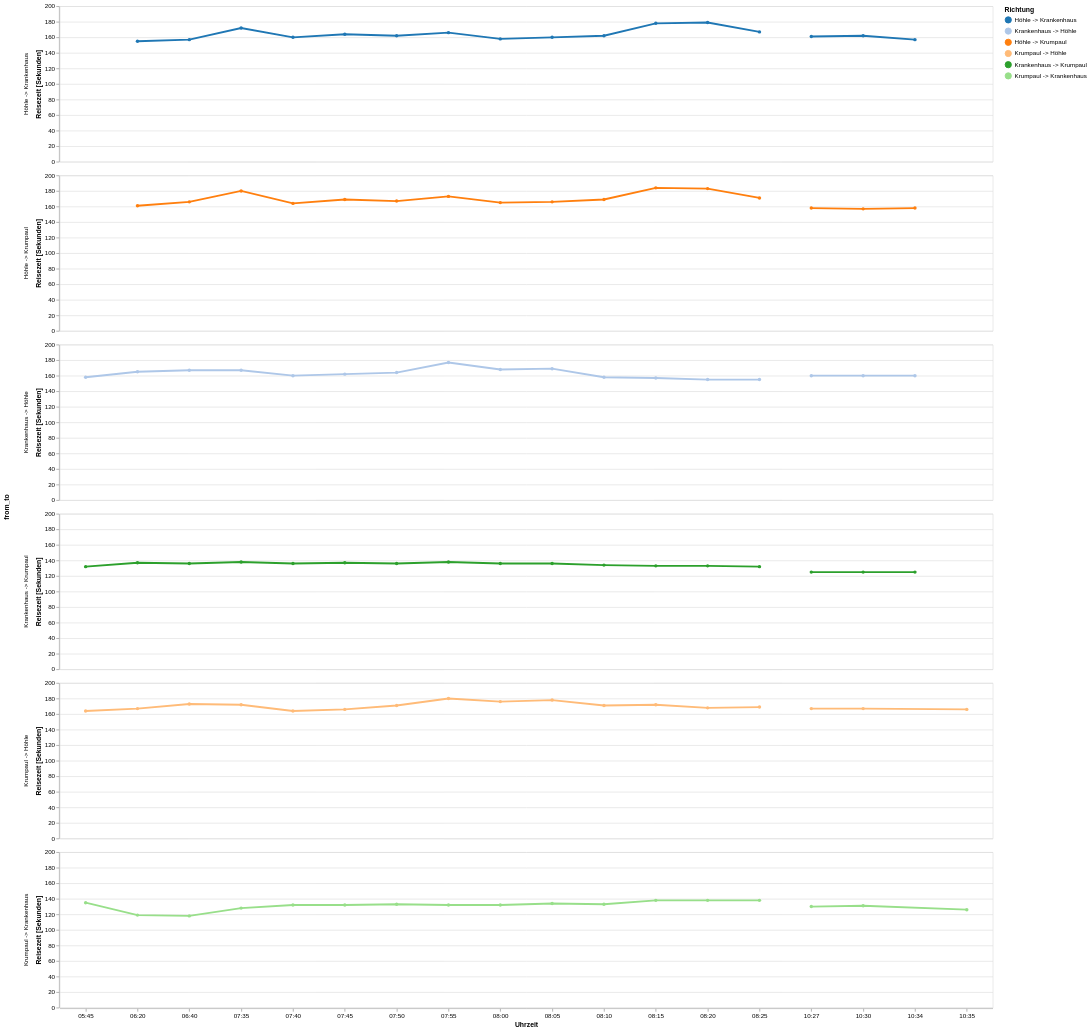

The notebook cell this image was saved under:
### Code cell
base = (
    alt.Chart(
        df  # type:ignore
    )
    .mark_line(strokeWidth=3, point=True)
    .encode(
        x=alt.X("hoursminutes(datetime):O").title("Uhrzeit"),
        detail=alt.Detail("monthdate(datetime):O"),
        color=alt.Color("from_to:N")
        .title("Richtung")
        .scale(
            domain=[
                "Höhle -> Krankenhaus",
                "Krankenhaus -> Höhle",
                "Höhle -> Krumpaul",
                "Krumpaul -> Höhle",
                "Krankenhaus -> Krumpaul",
                "Krumpaul -> Krankenhaus",
            ],
            range=[
                "#1F77B4",
                "#AEC7E8",
                "#FF7F0E",
                "#FFBB78",
                "#2CA02C",
                "#98DF8A",
            ],
        ),
    )
    .properties(width=1500, height=250)
)


# alt.layer(
#     base.encode(
#         y=alt.Y("duration_in_traffic_s:Q").title("Reisezeit [Sekunden]"),
#     ),
#     base.mark_line(strokeWidth=2, strokeDash=[2, 2]).encode(
#         y=alt.Y("duration_s:Q").title("Reisezeit [Sekunden]"),
#     ),
# )
alt.layer(
    base.encode(
        y=alt.Y("duration_in_traffic_s:Q").title("Reisezeit [Sekunden]"),
    ),
).facet(row="from_to:N")

### Figure 1 — Vega-Lite specification as saved in the notebook (floating-point values rounded to 4 significant figures)
{"config": {"view": {"continuousWidth": 300, "continuousHeight": 300}}, "data": {"name": "data-2908e3ba4bfc810948c70c5ec65a0895"}, "facet": {"row": {"field": "from_to", "type": "nominal"}}, "spec": {"layer": [{"mark": {"type": "line", "point": true, "strokeWidth": 3}, "encoding": {"color": {"field": "from_to", "scale": {"domain": ["Höhle -> Krankenhaus", "Krankenhaus -> Höhle", "Höhle -> Krumpaul", "Krumpaul -> Höhle", "Krankenhaus -> Krumpaul", "Krumpaul -> Krankenhaus"], "range": ["#1F77B4", "#AEC7E8", "#FF7F0E", "#FFBB78", "#2CA02C", "#98DF8A"]}, "title": "Richtung", "type": "nominal"}, "detail": {"field": "datetime", "timeUnit": "monthdate", "type": "ordinal"}, "x": {"field": "datetime", "timeUnit": "hoursminutes", "title": "Uhrzeit", "type": "ordinal"}, "y": {"field": "duration_in_traffic_s", "title": "Reisezeit [Sekunden]", "type": "quantitative"}}}], "height": 250, "width": 1500}, "$schema": "https://vega.github.io/schema/vega-lite/v5.16.3.json", "datasets": {"data-2908e3ba4bfc810948c70c5ec65a0895": [{"from_to": "Krankenhaus -> Höhle", "datetime": "2023-12-30T05:45:02.627101000", "delay_due_to_traffic_percent": -9.195, "delay_due_to_traffic_min": -0.2667, "duration_in_traffic_s": 158.0, "duration_s": 174.0}, {"from_to": "Krankenhaus -> Höhle", "datetime": "2023-12-30T06:20:02.157805000", "delay_due_to_traffic_percent": -5.172, "delay_due_to_traffic_min": -0.15, "duration_in_traffic_s": 165.0, "duration_s": 174.0}, {"from_to": "Krankenhaus -> Höhle", "datetime": "2023-12-30T06:40:02.072030000", "delay_due_to_traffic_percent": -4.023, "delay_due_to_traffic_min": -0.1167, "duration_in_traffic_s": 167.0, "duration_s": 174.0}, {"from_to": "Krankenhaus -> Höhle", "datetime": "2023-12-30T07:35:02.160848000", "delay_due_to_traffic_percent": -4.023, "delay_due_to_traffic_min": -0.1167, "duration_in_traffic_s": 167.0, "duration_s": 174.0}, {"from_to": "Krankenhaus -> Höhle", "datetime": "2023-12-30T07:40:02.345706000", "delay_due_to_traffic_percent": -8.046, "delay_due_to_traffic_min": -0.2333, "duration_in_traffic_s": 160.0, "duration_s": 174.0}, {"from_to": "Krankenhaus -> Höhle", "datetime": "2023-12-30T07:45:02.471248000", "delay_due_to_traffic_percent": -6.897, "delay_due_to_traffic_min": -0.2, "duration_in_traffic_s": 162.0, "duration_s": 174.0}, {"from_to": "Krankenhaus -> Höhle", "datetime": "2023-12-30T07:50:01.979703000", "delay_due_to_traffic_percent": -5.747, "delay_due_to_traffic_min": -0.1667, "duration_in_traffic_s": 164.0, "duration_s": 174.0}, {"from_to": "Krankenhaus -> Höhle", "datetime": "2023-12-30T07:55:01.915344000", "delay_due_to_traffic_percent": 1.724, "delay_due_to_traffic_min": 0.05, "duration_in_traffic_s": 177.0, "duration_s": 174.0}, {"from_to": "Krankenhaus -> Höhle", "datetime": "2023-12-30T08:00:01.632412000", "delay_due_to_traffic_percent": -3.448, "delay_due_to_traffic_min": -0.1, "duration_in_traffic_s": 168.0, "duration_s": 174.0}, {"from_to": "Krankenhaus -> Höhle", "datetime": "2023-12-30T08:05:02.472464000", "delay_due_to_traffic_percent": -2.874, "delay_due_to_traffic_min": -0.08333, "duration_in_traffic_s": 169.0, "duration_s": 174.0}, {"from_to": "Krankenhaus -> Höhle", "datetime": "2023-12-30T08:10:43.260861000", "delay_due_to_traffic_percent": -9.195, "delay_due_to_traffic_min": -0.2667, "duration_in_traffic_s": 158.0, "duration_s": 174.0}, {"from_to": "Krankenhaus -> Höhle", "datetime": "2023-12-30T08:15:02.194915000", "delay_due_to_traffic_percent": -9.77, "delay_due_to_traffic_min": -0.2833, "duration_in_traffic_s": 157.0, "duration_s": 174.0}, {"from_to": "Krankenhaus -> Höhle", "datetime": "2023-12-30T08:20:02.329337000", "delay_due_to_traffic_percent": -10.92, "delay_due_to_traffic_min": -0.3167, "duration_in_traffic_s": 155.0, "duration_s": 174.0}, {"from_to": "Krankenhaus -> Höhle", "datetime": "2023-12-30T08:25:45.572406000", "delay_due_to_traffic_percent": -10.92, "delay_due_to_traffic_min": -0.3167, "duration_in_traffic_s": 155.0, "duration_s": 174.0}, {"from_to": "Krankenhaus -> Höhle", "datetime": "2024-01-07T10:27:38.163157000", "delay_due_to_traffic_percent": -9.091, "delay_due_to_traffic_min": -0.2667, "duration_in_traffic_s": 160.0, "duration_s": 176.0}, {"from_to": "Krankenhaus -> Höhle", "datetime": "2024-01-07T10:30:07.199369000", "delay_due_to_traffic_percent": -9.091, "delay_due_to_traffic_min": -0.2667, "duration_in_traffic_s": 160.0, "duration_s": 176.0}, {"from_to": "Krankenhaus -> Höhle", "datetime": "2024-01-07T10:34:59.926759000", "delay_due_to_traffic_percent": -9.091, "delay_due_to_traffic_min": -0.2667, "duration_in_traffic_s": 160.0, "duration_s": 176.0}, {"from_to": "Krankenhaus -> Krumpaul", "datetime": "2023-12-30T05:45:02.627101000", "delay_due_to_traffic_percent": -7.692, "delay_due_to_traffic_min": -0.1833, "duration_in_traffic_s": 132.0, "duration_s": 143.0}, {"from_to": "Krankenhaus -> Krumpaul", "datetime": "2023-12-30T06:20:02.157805000", "delay_due_to_traffic_percent": -4.196, "delay_due_to_traffic_min": -0.1, "duration_in_traffic_s": 137.0, "duration_s": 143.0}, {"from_to": "Krankenhaus -> Krumpaul", "datetime": "2023-12-30T06:40:02.072030000", "delay_due_to_traffic_percent": -4.895, "delay_due_to_traffic_min": -0.1167, "duration_in_traffic_s": 136.0, "duration_s": 143.0}, {"from_to": "Krankenhaus -> Krumpaul", "datetime": "2023-12-30T07:35:02.160848000", "delay_due_to_traffic_percent": -3.497, "delay_due_to_traffic_min": -0.08333, "duration_in_traffic_s": 138.0, "duration_s": 143.0}, {"from_to": "Krankenhaus -> Krumpaul", "datetime": "2023-12-30T07:40:02.345706000", "delay_due_to_traffic_percent": -4.895, "delay_due_to_traffic_min": -0.1167, "duration_in_traffic_s": 136.0, "duration_s": 143.0}, {"from_to": "Krankenhaus -> Krumpaul", "datetime": "2023-12-30T07:45:02.471248000", "delay_due_to_traffic_percent": -4.196, "delay_due_to_traffic_min": -0.1, "duration_in_traffic_s": 137.0, "duration_s": 143.0}, {"from_to": "Krankenhaus -> Krumpaul", "datetime": "2023-12-30T07:50:01.979703000", "delay_due_to_traffic_percent": -4.895, "delay_due_to_traffic_min": -0.1167, "duration_in_traffic_s": 136.0, "duration_s": 143.0}, {"from_to": "Krankenhaus -> Krumpaul", "datetime": "2023-12-30T07:55:01.915344000", "delay_due_to_traffic_percent": -3.497, "delay_due_to_traffic_min": -0.08333, "duration_in_traffic_s": 138.0, "duration_s": 143.0}, {"from_to": "Krankenhaus -> Krumpaul", "datetime": "2023-12-30T08:00:01.632412000", "delay_due_to_traffic_percent": -4.895, "delay_due_to_traffic_min": -0.1167, "duration_in_traffic_s": 136.0, "duration_s": 143.0}, {"from_to": "Krankenhaus -> Krumpaul", "datetime": "2023-12-30T08:05:02.472464000", "delay_due_to_traffic_percent": -4.895, "delay_due_to_traffic_min": -0.1167, "duration_in_traffic_s": 136.0, "duration_s": 143.0}, {"from_to": "Krankenhaus -> Krumpaul", "datetime": "2023-12-30T08:10:43.260861000", "delay_due_to_traffic_percent": -6.294, "delay_due_to_traffic_min": -0.15, "duration_in_traffic_s": 134.0, "duration_s": 143.0}, {"from_to": "Krankenhaus -> Krumpaul", "datetime": "2023-12-30T08:15:02.194915000", "delay_due_to_traffic_percent": -6.993, "delay_due_to_traffic_min": -0.1667, "duration_in_traffic_s": 133.0, "duration_s": 143.0}, {"from_to": "Krankenhaus -> Krumpaul", "datetime": "2023-12-30T08:20:02.329337000", "delay_due_to_traffic_percent": -6.993, "delay_due_to_traffic_min": -0.1667, "duration_in_traffic_s": 133.0, "duration_s": 143.0}, {"from_to": "Krankenhaus -> Krumpaul", "datetime": "2023-12-30T08:25:45.572406000", "delay_due_to_traffic_percent": -7.692, "delay_due_to_traffic_min": -0.1833, "duration_in_traffic_s": 132.0, "duration_s": 143.0}, {"from_to": "Krankenhaus -> Krumpaul", "datetime": "2024-01-07T10:27:38.163157000", "delay_due_to_traffic_percent": -13.79, "delay_due_to_traffic_min": -0.3333, "duration_in_traffic_s": 125.0, "duration_s": 145.0}, {"from_to": "Krankenhaus -> Krumpaul", "datetime": "2024-01-07T10:30:07.199369000", "delay_due_to_traffic_percent": -13.79, "delay_due_to_traffic_min": -0.3333, "duration_in_traffic_s": 125.0, "duration_s": 145.0}, {"from_to": "Krankenhaus -> Krumpaul", "datetime": "2024-01-07T10:34:59.926759000", "delay_due_to_traffic_percent": -13.79, "delay_due_to_traffic_min": -0.3333, "duration_in_traffic_s": 125.0, "duration_s": 145.0}, {"from_to": "Krumpaul -> Höhle", "datetime": "2023-12-30T05:45:02.627101000", "delay_due_to_traffic_percent": -9.89, "delay_due_to_traffic_min": -0.3, "duration_in_traffic_s": 164.0, "duration_s": 182.0}, {"from_to": "Krumpaul -> Höhle", "datetime": "2023-12-30T06:20:02.157805000", "delay_due_to_traffic_percent": -8.242, "delay_due_to_traffic_min": -0.25, "duration_in_traffic_s": 167.0, "duration_s": 182.0}, {"from_to": "Krumpaul -> Höhle", "datetime": "2023-12-30T06:40:02.072030000", "delay_due_to_traffic_percent": -4.945, "delay_due_to_traffic_min": -0.15, "duration_in_traffic_s": 173.0, "duration_s": 182.0}, {"from_to": "Krumpaul -> Höhle", "datetime": "2023-12-30T07:35:02.160848000", "delay_due_to_traffic_percent": -5.495, "delay_due_to_traffic_min": -0.1667, "duration_in_traffic_s": 172.0, "duration_s": 182.0}, {"from_to": "Krumpaul -> Höhle", "datetime": "2023-12-30T07:40:02.345706000", "delay_due_to_traffic_percent": -9.89, "delay_due_to_traffic_min": -0.3, "duration_in_traffic_s": 164.0, "duration_s": 182.0}, {"from_to": "Krumpaul -> Höhle", "datetime": "2023-12-30T07:45:02.471248000", "delay_due_to_traffic_percent": -8.791, "delay_due_to_traffic_min": -0.2667, "duration_in_traffic_s": 166.0, "duration_s": 182.0}, {"from_to": "Krumpaul -> Höhle", "datetime": "2023-12-30T07:50:01.979703000", "delay_due_to_traffic_percent": -6.044, "delay_due_to_traffic_min": -0.1833, "duration_in_traffic_s": 171.0, "duration_s": 182.0}, {"from_to": "Krumpaul -> Höhle", "datetime": "2023-12-30T07:55:01.915344000", "delay_due_to_traffic_percent": -1.099, "delay_due_to_traffic_min": -0.03333, "duration_in_traffic_s": 180.0, "duration_s": 182.0}, {"from_to": "Krumpaul -> Höhle", "datetime": "2023-12-30T08:00:01.632412000", "delay_due_to_traffic_percent": -3.297, "delay_due_to_traffic_min": -0.1, "duration_in_traffic_s": 176.0, "duration_s": 182.0}, {"from_to": "Krumpaul -> Höhle", "datetime": "2023-12-30T08:05:02.472464000", "delay_due_to_traffic_percent": -2.198, "delay_due_to_traffic_min": -0.06667, "duration_in_traffic_s": 178.0, "duration_s": 182.0}, {"from_to": "Krumpaul -> Höhle", "datetime": "2023-12-30T08:10:43.260861000", "delay_due_to_traffic_percent": -6.044, "delay_due_to_traffic_min": -0.1833, "duration_in_traffic_s": 171.0, "duration_s": 182.0}, {"from_to": "Krumpaul -> Höhle", "datetime": "2023-12-30T08:15:02.194915000", "delay_due_to_traffic_percent": -5.495, "delay_due_to_traffic_min": -0.1667, "duration_in_traffic_s": 172.0, "duration_s": 182.0}, {"from_to": "Krumpaul -> Höhle", "datetime": "2023-12-30T08:20:02.329337000", "delay_due_to_traffic_percent": -7.692, "delay_due_to_traffic_min": -0.2333, "duration_in_traffic_s": 168.0, "duration_s": 182.0}, {"from_to": "Krumpaul -> Höhle", "datetime": "2023-12-30T08:25:45.572406000", "delay_due_to_traffic_percent": -7.143, "delay_due_to_traffic_min": -0.2167, "duration_in_traffic_s": 169.0, "duration_s": 182.0}, {"from_to": "Krumpaul -> Höhle", "datetime": "2024-01-07T10:27:38.163157000", "delay_due_to_traffic_percent": -8.743, "delay_due_to_traffic_min": -0.2667, "duration_in_traffic_s": 167.0, "duration_s": 183.0}, {"from_to": "Krumpaul -> Höhle", "datetime": "2024-01-07T10:30:07.359426000", "delay_due_to_traffic_percent": -8.743, "delay_due_to_traffic_min": -0.2667, "duration_in_traffic_s": 167.0, "duration_s": 183.0}, {"from_to": "Krumpaul -> Höhle", "datetime": "2024-01-07T10:35:00.084289000", "delay_due_to_traffic_percent": -9.29, "delay_due_to_traffic_min": -0.2833, "duration_in_traffic_s": 166.0, "duration_s": 183.0}, {"from_to": "Krumpaul -> Krankenhaus", "datetime": "2023-12-30T05:45:02.627101000", "delay_due_to_traffic_percent": -6.897, "delay_due_to_traffic_min": -0.1667, "duration_in_traffic_s": 135.0, "duration_s": 145.0}, {"from_to": "Krumpaul -> Krankenhaus", "datetime": "2023-12-30T06:20:02.157805000", "delay_due_to_traffic_percent": -17.93, "delay_due_to_traffic_min": -0.4333, "duration_in_traffic_s": 119.0, "duration_s": 145.0}, {"from_to": "Krumpaul -> Krankenhaus", "datetime": "2023-12-30T06:40:02.072030000", "delay_due_to_traffic_percent": -18.62, "delay_due_to_traffic_min": -0.45, "duration_in_traffic_s": 118.0, "duration_s": 145.0}, {"from_to": "Krumpaul -> Krankenhaus", "datetime": "2023-12-30T07:35:02.160848000", "delay_due_to_traffic_percent": -11.72, "delay_due_to_traffic_min": -0.2833, "duration_in_traffic_s": 128.0, "duration_s": 145.0}, {"from_to": "Krumpaul -> Krankenhaus", "datetime": "2023-12-30T07:40:02.345706000", "delay_due_to_traffic_percent": -8.966, "delay_due_to_traffic_min": -0.2167, "duration_in_traffic_s": 132.0, "duration_s": 145.0}, {"from_to": "Krumpaul -> Krankenhaus", "datetime": "2023-12-30T07:45:02.471248000", "delay_due_to_traffic_percent": -8.966, "delay_due_to_traffic_min": -0.2167, "duration_in_traffic_s": 132.0, "duration_s": 145.0}, {"from_to": "Krumpaul -> Krankenhaus", "datetime": "2023-12-30T07:50:01.979703000", "delay_due_to_traffic_percent": -8.276, "delay_due_to_traffic_min": -0.2, "duration_in_traffic_s": 133.0, "duration_s": 145.0}, {"from_to": "Krumpaul -> Krankenhaus", "datetime": "2023-12-30T07:55:01.915344000", "delay_due_to_traffic_percent": -8.966, "delay_due_to_traffic_min": -0.2167, "duration_in_traffic_s": 132.0, "duration_s": 145.0}, {"from_to": "Krumpaul -> Krankenhaus", "datetime": "2023-12-30T08:00:01.632412000", "delay_due_to_traffic_percent": -8.966, "delay_due_to_traffic_min": -0.2167, "duration_in_traffic_s": 132.0, "duration_s": 145.0}, {"from_to": "Krumpaul -> Krankenhaus", "datetime": "2023-12-30T08:05:02.472464000", "delay_due_to_traffic_percent": -7.586, "delay_due_to_traffic_min": -0.1833, "duration_in_traffic_s": 134.0, "duration_s": 145.0}, {"from_to": "Krumpaul -> Krankenhaus", "datetime": "2023-12-30T08:10:43.260861000", "delay_due_to_traffic_percent": -8.276, "delay_due_to_traffic_min": -0.2, "duration_in_traffic_s": 133.0, "duration_s": 145.0}, {"from_to": "Krumpaul -> Krankenhaus", "datetime": "2023-12-30T08:15:02.194915000", "delay_due_to_traffic_percent": -4.828, "delay_due_to_traffic_min": -0.1167, "duration_in_traffic_s": 138.0, "duration_s": 145.0}, {"from_to": "Krumpaul -> Krankenhaus", "datetime": "2023-12-30T08:20:02.329337000", "delay_due_to_traffic_percent": -4.828, "delay_due_to_traffic_min": -0.1167, "duration_in_traffic_s": 138.0, "duration_s": 145.0}, {"from_to": "Krumpaul -> Krankenhaus", "datetime": "2023-12-30T08:25:45.572406000", "delay_due_to_traffic_percent": -4.828, "delay_due_to_traffic_min": -0.1167, "duration_in_traffic_s": 138.0, "duration_s": 145.0}, {"from_to": "Krumpaul -> Krankenhaus", "datetime": "2024-01-07T10:27:38.163157000", "delay_due_to_traffic_percent": -11.56, "delay_due_to_traffic_min": -0.2833, "duration_in_traffic_s": 130.0, "duration_s": 147.0}, {"from_to": "Krumpaul -> Krankenhaus", "datetime": "2024-01-07T10:30:07.359426000", "delay_due_to_traffic_percent": -10.88, "delay_due_to_traffic_min": -0.2667, "duration_in_traffic_s": 131.0, "duration_s": 147.0}, {"from_to": "Krumpaul -> Krankenhaus", "datetime": "2024-01-07T10:35:00.084289000", "delay_due_to_traffic_percent": -14.29, "delay_due_to_traffic_min": -0.35, "duration_in_traffic_s": 126.0, "duration_s": 147.0}, {"from_to": "Höhle -> Krankenhaus", "datetime": "2023-12-30T06:20:02.157805000", "delay_due_to_traffic_percent": -14.84, "delay_due_to_traffic_min": -0.45, "duration_in_traffic_s": 155.0, "duration_s": 182.0}, {"from_to": "Höhle -> Krankenhaus", "datetime": "2023-12-30T06:40:02.072030000", "delay_due_to_traffic_percent": -13.74, "delay_due_to_traffic_min": -0.4167, "duration_in_traffic_s": 157.0, "duration_s": 182.0}, {"from_to": "Höhle -> Krankenhaus", "datetime": "2023-12-30T07:35:02.160848000", "delay_due_to_traffic_percent": -5.495, "delay_due_to_traffic_min": -0.1667, "duration_in_traffic_s": 172.0, "duration_s": 182.0}, {"from_to": "Höhle -> Krankenhaus", "datetime": "2023-12-30T07:40:02.345706000", "delay_due_to_traffic_percent": -12.09, "delay_due_to_traffic_min": -0.3667, "duration_in_traffic_s": 160.0, "duration_s": 182.0}, {"from_to": "Höhle -> Krankenhaus", "datetime": "2023-12-30T07:45:02.471248000", "delay_due_to_traffic_percent": -9.89, "delay_due_to_traffic_min": -0.3, "duration_in_traffic_s": 164.0, "duration_s": 182.0}, {"from_to": "Höhle -> Krankenhaus", "datetime": "2023-12-30T07:50:01.979703000", "delay_due_to_traffic_percent": -10.99, "delay_due_to_traffic_min": -0.3333, "duration_in_traffic_s": 162.0, "duration_s": 182.0}, {"from_to": "Höhle -> Krankenhaus", "datetime": "2023-12-30T07:55:01.915344000", "delay_due_to_traffic_percent": -8.791, "delay_due_to_traffic_min": -0.2667, "duration_in_traffic_s": 166.0, "duration_s": 182.0}, {"from_to": "Höhle -> Krankenhaus", "datetime": "2023-12-30T08:00:01.632412000", "delay_due_to_traffic_percent": -13.19, "delay_due_to_traffic_min": -0.4, "duration_in_traffic_s": 158.0, "duration_s": 182.0}, {"from_to": "Höhle -> Krankenhaus", "datetime": "2023-12-30T08:05:02.472464000", "delay_due_to_traffic_percent": -12.09, "delay_due_to_traffic_min": -0.3667, "duration_in_traffic_s": 160.0, "duration_s": 182.0}, {"from_to": "Höhle -> Krankenhaus", "datetime": "2023-12-30T08:10:43.260861000", "delay_due_to_traffic_percent": -10.99, "delay_due_to_traffic_min": -0.3333, "duration_in_traffic_s": 162.0, "duration_s": 182.0}, {"from_to": "Höhle -> Krankenhaus", "datetime": "2023-12-30T08:15:02.194915000", "delay_due_to_traffic_percent": -2.198, "delay_due_to_traffic_min": -0.06667, "duration_in_traffic_s": 178.0, "duration_s": 182.0}, {"from_to": "Höhle -> Krankenhaus", "datetime": "2023-12-30T08:20:02.329337000", "delay_due_to_traffic_percent": -1.648, "delay_due_to_traffic_min": -0.05, "duration_in_traffic_s": 179.0, "duration_s": 182.0}, {"from_to": "Höhle -> Krankenhaus", "datetime": "2023-12-30T08:25:45.572406000", "delay_due_to_traffic_percent": -8.242, "delay_due_to_traffic_min": -0.25, "duration_in_traffic_s": 167.0, "duration_s": 182.0}, {"from_to": "Höhle -> Krankenhaus", "datetime": "2024-01-07T10:27:38.163157000", "delay_due_to_traffic_percent": -12.02, "delay_due_to_traffic_min": -0.3667, "duration_in_traffic_s": 161.0, "duration_s": 183.0}, {"from_to": "Höhle -> Krankenhaus", "datetime": "2024-01-07T10:30:07.002887000", "delay_due_to_traffic_percent": -11.48, "delay_due_to_traffic_min": -0.35, "duration_in_traffic_s": 162.0, "duration_s": 183.0}, {"from_to": "Höhle -> Krankenhaus", "datetime": "2024-01-07T10:34:59.799380000", "delay_due_to_traffic_percent": -14.21, "delay_due_to_traffic_min": -0.4333, "duration_in_traffic_s": 157.0, "duration_s": 183.0}, {"from_to": "Höhle -> Krumpaul", "datetime": "2023-12-30T06:20:02.157805000", "delay_due_to_traffic_percent": -10.56, "delay_due_to_traffic_min": -0.3167, "duration_in_traffic_s": 161.0, "duration_s": 180.0}, {"from_to": "Höhle -> Krumpaul", "datetime": "2023-12-30T06:40:02.072030000", "delay_due_to_traffic_percent": -7.778, "delay_due_to_traffic_min": -0.2333, "duration_in_traffic_s": 166.0, "duration_s": 180.0}, {"from_to": "Höhle -> Krumpaul", "datetime": "2023-12-30T07:35:02.160848000", "delay_due_to_traffic_percent": 0.0, "delay_due_to_traffic_min": 0.0, "duration_in_traffic_s": 180.0, "duration_s": 180.0}, {"from_to": "Höhle -> Krumpaul", "datetime": "2023-12-30T07:40:02.345706000", "delay_due_to_traffic_percent": -8.889, "delay_due_to_traffic_min": -0.2667, "duration_in_traffic_s": 164.0, "duration_s": 180.0}, {"from_to": "Höhle -> Krumpaul", "datetime": "2023-12-30T07:45:02.471248000", "delay_due_to_traffic_percent": -6.111, "delay_due_to_traffic_min": -0.1833, "duration_in_traffic_s": 169.0, "duration_s": 180.0}, {"from_to": "Höhle -> Krumpaul", "datetime": "2023-12-30T07:50:01.979703000", "delay_due_to_traffic_percent": -7.222, "delay_due_to_traffic_min": -0.2167, "duration_in_traffic_s": 167.0, "duration_s": 180.0}, {"from_to": "Höhle -> Krumpaul", "datetime": "2023-12-30T07:55:01.915344000", "delay_due_to_traffic_percent": -3.889, "delay_due_to_traffic_min": -0.1167, "duration_in_traffic_s": 173.0, "duration_s": 180.0}, {"from_to": "Höhle -> Krumpaul", "datetime": "2023-12-30T08:00:01.632412000", "delay_due_to_traffic_percent": -8.333, "delay_due_to_traffic_min": -0.25, "duration_in_traffic_s": 165.0, "duration_s": 180.0}, {"from_to": "Höhle -> Krumpaul", "datetime": "2023-12-30T08:05:02.472464000", "delay_due_to_traffic_percent": -7.778, "delay_due_to_traffic_min": -0.2333, "duration_in_traffic_s": 166.0, "duration_s": 180.0}, {"from_to": "Höhle -> Krumpaul", "datetime": "2023-12-30T08:10:43.260861000", "delay_due_to_traffic_percent": -6.111, "delay_due_to_traffic_min": -0.1833, "duration_in_traffic_s": 169.0, "duration_s": 180.0}, {"from_to": "Höhle -> Krumpaul", "datetime": "2023-12-30T08:15:02.194915000", "delay_due_to_traffic_percent": 2.222, "delay_due_to_traffic_min": 0.06667, "duration_in_traffic_s": 184.0, "duration_s": 180.0}, {"from_to": "Höhle -> Krumpaul", "datetime": "2023-12-30T08:20:02.329337000", "delay_due_to_traffic_percent": 1.667, "delay_due_to_traffic_min": 0.05, "duration_in_traffic_s": 183.0, "duration_s": 180.0}, {"from_to": "Höhle -> Krumpaul", "datetime": "2023-12-30T08:25:45.572406000", "delay_due_to_traffic_percent": -5.0, "delay_due_to_traffic_min": -0.15, "duration_in_traffic_s": 171.0, "duration_s": 180.0}, {"from_to": "Höhle -> Krumpaul", "datetime": "2024-01-07T10:27:38.163157000", "delay_due_to_traffic_percent": -12.71, "delay_due_to_traffic_min": -0.3833, "duration_in_traffic_s": 158.0, "duration_s": 181.0}, {"from_to": "Höhle -> Krumpaul", "datetime": "2024-01-07T10:30:07.002887000", "delay_due_to_traffic_percent": -13.26, "delay_due_to_traffic_min": -0.4, "duration_in_traffic_s": 157.0, "duration_s": 181.0}, {"from_to": "Höhle -> Krumpaul", "datetime": "2024-01-07T10:34:59.799380000", "delay_due_to_traffic_percent": -12.71, "delay_due_to_traffic_min": -0.3833, "duration_in_traffic_s": 158.0, "duration_s": 181.0}]}}
